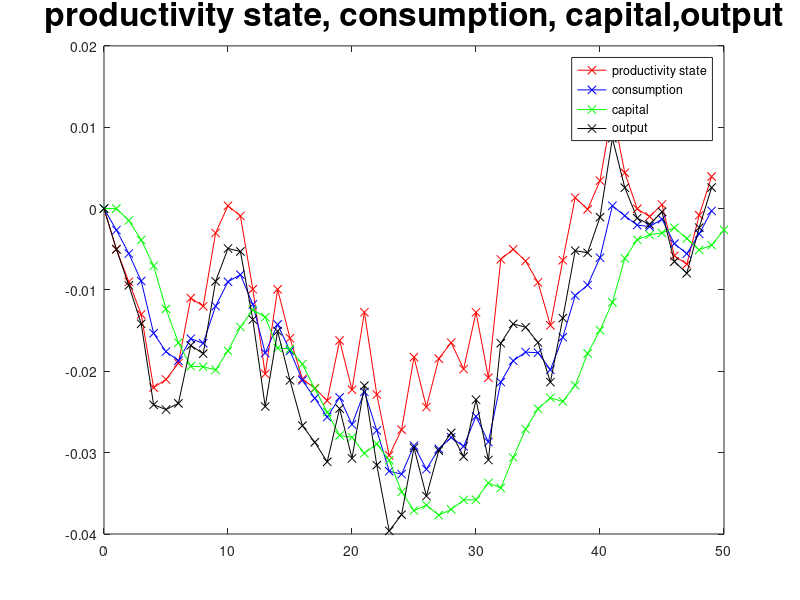
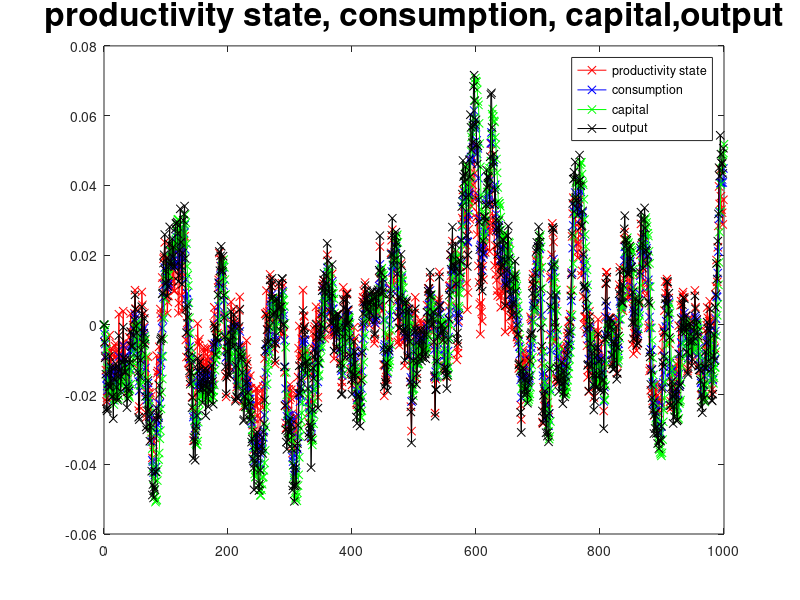

Reproduce these figures in MATLAB, in order.
% This implements the solution of a
% multivariate rational expectations model,
% using the example from Problem Set 7, parts (g), (h) and (i).
% The computations performed in the following code therefore
% correspond to pages 41 - 51 of the book
% [redacted]
% "Macroeconomics of Self-fulfilling Prophecies", 2nd edition, MIT Press, 1999.
% The comments refer to page numbers and equation numbers from the book.
% [redacted]

% Specify paramter values used in the model
% (Remark: Notation is in line with symbols in the book.)
beta  = 0.95; % discount factor
alpha = 0.3;  % capital share
delta = 0.1;  % depreciation rate
rho   = 0.9;  % autocorrelation of productivity

% Getting non-stochastic steady-state values
% book: p. 46; lecture slides: Part 9, Slide 13
k_bar = ((1/beta - 1 + delta)/alpha)^(1/(alpha - 1));
c_bar = k_bar^alpha  - delta*k_bar;
s_bar = 1;

% Describing relationships underlying linear coefficients
% book: p. 47; lecture slides: Part 9, Slide 15.
a1 = beta*alpha*(alpha - 1)*k_bar^(alpha - 1);
a2 = beta*alpha*k_bar^(alpha - 1);
b1 = 1 - delta + alpha*k_bar^(alpha - 1);
b2 = k_bar^(alpha - 1);
b3 = -c_bar/k_bar;

% Writing dynamic equilibrium conditions into matrix form

% m371 stands for the 1st matrix showing up in equation (3.7),
% i.e. the matrix multiplying period-t variables on the LHS of (3.7).
% book: p. 47; lecture slides: Part 9, Slide 15.

m371 = zeros(3,3);
m371(1,1) = -1;
m371(2,1) = b3;
m371(2,2) = b1;
m371(2,3) = b2;
m371(3,3) = rho;

% m372 stands for the 2nd matrix showing up in equation (3.7)
m372 = zeros(3,3);
m372(1,1) = -1;
m372(1,2) = a1;
m372(1,3) = a2;
m372(2,2) = 1;
m372(3,3) = 1;

% m38 stands for the inverse of m371
% book: equation (3.8), p. 47; lecture slides: Part 9, Slide 16 (top).
m38 = inv(m371);

% Matrix A
% book: equation (3.9), p. 47; lecture slides: Part 9, Slide 16.
% Note that this encodes all the relevant dynamics for the solution.
A = m38*m372;

% Calculate Eigenvectors and Eigenvalues of A
[Q_temp,Lam_temp] = eig(A); % These are labeled "temp", 
                            % for being temporary in the sense that we still
                            % need to make sure that the ORDERING of eigenvalues
                            % puts the forward-stable one in the first position

% The next lines are there to identify the appropriate eigenvalue,
% which is forward stable, and therefore can be used to derive
% a restriction to express a free variable as an equilibrium function of predetermined variables
diagonal_Lam_temp = diag(Lam_temp);
select_i_stable = abs(diagonal_Lam_temp) < 1;
mark_unstable = not(select_i_stable);

% Reordering to make sure the stable eigenvalue and the corresponding eigenvector
% are in the first positions in the matrix of eigenvalues and the matrix of eigenvectors.
Lam = diag([diagonal_Lam_temp(select_i_stable);diagonal_Lam_temp(mark_unstable)]);
Q = zeros(3,3);
Q(:,1) =     Q_temp(:,select_i_stable);
Q(:,2:end) = Q_temp(:,mark_unstable);
% The eigenvalue less than one in absolute value is in the first position now
% book: p. 50, equation (3.12); lecture slides: Part 10, Slide 7.

% The inverse of Q, as used in the decomposition A = Q*Lam*inv(Q)
% book, p. 50 (top), lecture slides: Part 10, Slide 4.
Q_inv = inv(Q);

% The key restriction: getting a free variable (consumption)
% as an equilibrium function of predetermined variables (capital, productivity-state).
% book: p. 51, lecture slides: Part 10, Slide 9.
disp('coefficients of rational expectations equilibrium function');
c_coeff_k = -Q_inv(1,2)/Q_inv(1,1)
c_coeff_s = -Q_inv(1,3)/Q_inv(1,1)

% % disp('Q');
% % Q
% % 
% % disp('Lam');
% % Lam
% % 
% % disp('inverse of Q');
% % Q_inv

%%%%%%%%%%%%%%%%%%%%%%%%%%%%%%%%%%%%%

% Part (g). Simulate solution for 50 periods.
T_g = 50;

% Create vector for productivity values.
s_t = NaN*zeros(1,T_g);

% First 10 periods given in part (f)
s_t(1,1:10) = [0, -0.005, -0.009, -0.013, -0.022, -0.021, -0.019, -0.011, -0.012, -0.003];

% Obtain innovations for the productivity process for subsequent periods.
var_v = 0.007^2;
v_t = NaN*zeros(T_g,1);
v_t(11:end)=sqrt(var_v)*randn(length(v_t)-10,1);


% Obtain productivity levels
for t = 11:T_g
 
    s_t(t) = rho*s_t(t-1) + v_t(t);
    
end

% Generating the time series of variables, which are equilibria for the given shock realizations
c_t = NaN*zeros(T_g,1);
k_t = NaN*zeros(T_g+1,1);
k_t(1) = 0;

for t = 1:T_g
    
    % Imposing the key equilibrium restriction from rational expectations:
    % The free variable (consumption) is expressed as a function of
    % the predetermined variables (capital and productivity state)
    % book: p. 51, lecture slides: Part 10, Slide 12.
    % This is the recursive structure described in Part 10, Slide 12.
%     
    c_t(t) = -Q_inv(1,2)/Q_inv(1,1)*k_t(t) -Q_inv(1,3)/Q_inv(1,1)*s_t(t);
%     c_t(t) = c_coeff_k*k_t(t) + c_coeff_s*s_t(t);
    k_t(t+1) = b1*k_t(t) + b2*s_t(t) + b3*c_t(t);   
    
end

%%%%%%%%%%%%%%%%%%%%%%%%%%%%%%%%

% Part (h). Calculate output deviations for these 50 periods.

% Note that log linearization of production function y_t = s_t*(k^{alpha}_t)
% yields \hat{y}_t = \hat{s}_t + alpha*\hat{k}_t

y_t = s_t' + alpha.*k_t(1:(end-1),1);

% Plot results.
figure(10);

t = 0:1:(T_g-1);
t2 = 0:1:T_g;

plot(t,s_t,'r-x');
hold on;
plot(t,c_t,'b-x');
hold on;
plot(t2,k_t,'g-x');
hold on;
plot(t,y_t,'k-x');

title('productivity state, consumption, capital,output','FontSize',24);
legend('productivity state','consumption','capital','output');
hold off;

%%%%%%%%%%%%%%%%%%%%%%%%%%%%%

% Part (i). Simulate for 1000 periods and compute correlations.

T_i = 1000;

% Create vector for productivity values.
s_t_i = NaN*zeros(1,T_i);

% First 10 periods given in part (f)
s_t_i(1,1:10) = [0, -0.005, -0.009, -0.013, -0.022, -0.021, -0.019, -0.011, -0.012, -0.003];

% Obtain innovations for the productivity process for subsequent periods.
var_v = 0.007^2;
v_t_i = NaN*zeros(T_i,1);
v_t_i(11:end)=sqrt(var_v)*randn(length(v_t_i)-10,1);


% Obtain productivity levels
for t = 11:T_i
 
    s_t_i(t) = rho*s_t_i(t-1) + v_t_i(t);
    
end

% Generating the time series of variables, which are equilibria for the given shock realizations
c_t_i = NaN*zeros(T_i,1);
k_t_i = NaN*zeros(T_i+1,1);
k_t_i(1) = 0;

for t = 1:T_i
    
    % Imposing the key equilibrium restriction from rational expectations:
    % The free variable (consumption) is expressed as a function of
    % the predetermined variables (capital and productivity state)
    % book: p. 51, lecture slides: Part 10, Slide 12.
    % This is the recursive structure described in Part 10, Slide 12.
    
    c_t_i(t) = -Q_inv(1,2)/Q_inv(1,1)*k_t_i(t) -Q_inv(1,3)/Q_inv(1,1)*s_t_i(t);
%     c_t_i(t) = c_coeff_k*k_t_i(t) + c_coeff_s*s_t_i(t);
    k_t_i(t+1) = b1*k_t_i(t) + b2*s_t_i(t) + b3*c_t_i(t);   
    
end

% Obtain output deviations.
y_t_i = s_t_i' + alpha.*k_t_i(1:(end-1),1);

% Obtain output-capital correlation.

correlation_y_k = corr(y_t_i,k_t_i(1:(end-1),1));
disp('correlation between the deviation of output from its steady-state value and the deviation of capital from its steady-state value');
correlation_y_k

% Plot results.
figure(11);

t = 0:1:(T_i-1);
t2 = 0:1:T_i;

plot(t,s_t_i,'r-x');
hold on;
plot(t,c_t_i,'b-x');
hold on;
plot(t2,k_t_i,'g-x');
hold on;
plot(t,y_t_i,'k-x');

title('productivity state, consumption, capital,output','FontSize',24);
legend('productivity state','consumption','capital','output');
hold off;








